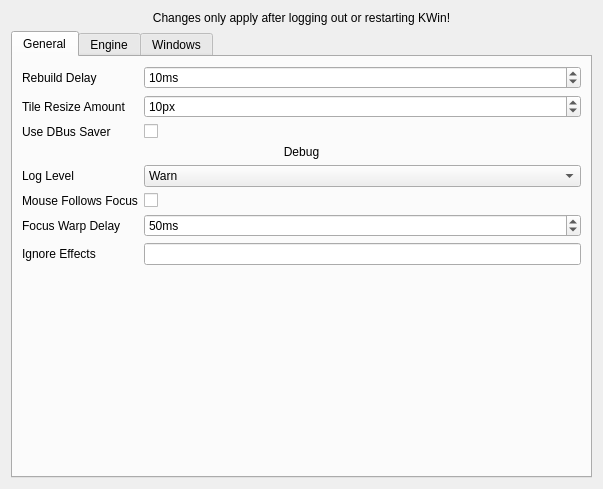
<?xml version="1.0" encoding="UTF-8"?>
<ui version="4.0">
 <class>KWin::FoloniumConfigForm</class>
 <widget class="QWidget" name="KWin::FoloniumConfigForm">
  <property name="geometry">
   <rect>
    <x>0</x>
    <y>0</y>
    <width>603</width>
    <height>489</height>
   </rect>
  </property>
  <property name="windowTitle">
   <string>Folonium</string>
  </property>
  <layout class="QGridLayout" name="gridLayout">
   <item row="2" column="1">
    <layout class="QVBoxLayout" name="verticalLayout">
     <item>
      <widget class="QTabWidget" name="tabWidget">
       <property name="currentIndex">
        <number>0</number>
       </property>
       <widget class="QWidget" name="General">
        <attribute name="title">
         <string>General</string>
        </attribute>
        <layout class="QGridLayout" name="gridLayout_10">
         <item row="9" column="2" colspan="2">
          <spacer name="generalSpacer">
           <property name="orientation">
            <enum>Qt::Orientation::Vertical</enum>
           </property>
           <property name="sizeHint" stdset="0">
            <size>
             <width>20</width>
             <height>40</height>
            </size>
           </property>
          </spacer>
         </item>
         <item row="5" column="2">
          <widget class="QLabel" name="mouseFollowsFocusLabel">
           <property name="text">
            <string>Mouse Follows Focus</string>
           </property>
          </widget>
         </item>
         <item row="5" column="3">
          <widget class="QCheckBox" name="kcfg_MouseFollowsFocus">
           <property name="text">
            <string/>
           </property>
          </widget>
         </item>
         <item row="6" column="2">
          <widget class="QLabel" name="mouseFollowsFocusDelayLabel">
           <property name="text">
            <string>Focus Warp Delay</string>
           </property>
          </widget>
         </item>
         <item row="6" column="3">
          <widget class="QSpinBox" name="kcfg_MouseFollowsFocusDelay">
           <property name="suffix">
            <string>ms</string>
           </property>
           <property name="minimum">
            <number>0</number>
           </property>
           <property name="maximum">
            <number>2000</number>
           </property>
           <property name="value">
            <number>50</number>
           </property>
          </widget>
         </item>
         <item row="7" column="2">
          <widget class="QLabel" name="mouseFollowsFocusIgnoreEffectsLabel">
           <property name="text">
            <string>Ignore Effects</string>
           </property>
          </widget>
         </item>
         <item row="7" column="3">
          <widget class="QLineEdit" name="kcfg_MouseFollowsFocusIgnoreEffects"/>
         </item>
         <item row="2" column="3">
          <widget class="QCheckBox" name="kcfg_UseDBusSaver">
           <property name="text">
            <string/>
           </property>
          </widget>
         </item>
         <item row="0" column="2">
          <widget class="QLabel" name="rebuildDelayLabel">
           <property name="text">
            <string>Rebuild Delay</string>
           </property>
          </widget>
         </item>
         <item row="4" column="3">
          <widget class="QComboBox" name="kcfg_LogLevel">
           <property name="currentIndex">
            <number>1</number>
           </property>
           <item>
            <property name="text">
             <string>Error</string>
            </property>
           </item>
           <item>
            <property name="text">
             <string>Warn</string>
            </property>
           </item>
           <item>
            <property name="text">
             <string>Log</string>
            </property>
           </item>
           <item>
            <property name="text">
             <string>Debug</string>
            </property>
           </item>
          </widget>
         </item>
         <item row="2" column="2">
          <widget class="QLabel" name="useDBusSaver">
           <property name="text">
            <string>Use DBus Saver</string>
           </property>
          </widget>
         </item>
         <item row="0" column="3">
          <widget class="QSpinBox" name="kcfg_RebuildDelay">
           <property name="suffix">
            <string>ms</string>
           </property>
           <property name="minimum">
            <number>1</number>
           </property>
           <property name="maximum">
            <number>1000</number>
           </property>
           <property name="value">
            <number>10</number>
           </property>
          </widget>
         </item>
         <item row="1" column="3">
          <widget class="QSpinBox" name="kcfg_TileResizeAmount">
           <property name="suffix">
            <string>px</string>
           </property>
           <property name="minimum">
            <number>1</number>
           </property>
           <property name="maximum">
            <number>1000</number>
           </property>
           <property name="value">
            <number>10</number>
           </property>
          </widget>
         </item>
         <item row="4" column="2">
          <widget class="QLabel" name="logLevelLabel">
           <property name="text">
            <string>Log Level</string>
           </property>
          </widget>
         </item>
         <item row="1" column="2">
          <widget class="QLabel" name="tileResizeAmountLabel">
           <property name="text">
            <string>Tile Resize Amount</string>
           </property>
          </widget>
         </item>
         <item row="3" column="2" colspan="2">
          <widget class="QLabel" name="debugTitle">
           <property name="sizePolicy">
            <sizepolicy hsizetype="Expanding" vsizetype="Fixed">
             <horstretch>0</horstretch>
             <verstretch>0</verstretch>
            </sizepolicy>
           </property>
           <property name="text">
            <string>Debug</string>
           </property>
           <property name="alignment">
            <set>Qt::AlignmentFlag::AlignCenter</set>
           </property>
          </widget>
         </item>
        </layout>
       </widget>
       <widget class="QWidget" name="Engine">
        <attribute name="title">
         <string>Engine</string>
        </attribute>
        <layout class="QVBoxLayout" name="engineLayout">
         <item>
          <widget class="QLabel" name="customLayoutInfoLabel">
           <property name="text">
            <string>Custom layouts: each tab is a layout set. Write one or more layouts separated by spaces or newlines. L1 is the default; pick another set from the layout menu. If the selected set has no layout for the current window count, the windows stay floating.</string>
           </property>
           <property name="wordWrap">
            <bool>true</bool>
           </property>
          </widget>
         </item>
         <item>
          <widget class="QTabWidget" name="customLayoutTabs">
           <property name="currentIndex">
            <number>0</number>
           </property>
           <widget class="QWidget" name="customLayoutTab1">
            <attribute name="title">
             <string>L1</string>
            </attribute>
            <layout class="QVBoxLayout" name="customLayoutTabLayout1">
             <item>
              <widget class="QPlainTextEdit" name="kcfg_CustomLayout1">
               <property name="minimumSize">
                <size>
                 <width>0</width>
                 <height>144</height>
                </size>
               </property>
               <property name="placeholderText">
                <string>One or more layouts, separated by spaces or newlines.&#10;Example: [1 2]</string>
               </property>
               <property name="tabChangesFocus">
                <bool>true</bool>
               </property>
              </widget>
             </item>
            </layout>
           </widget>
           <widget class="QWidget" name="customLayoutTab2">
            <attribute name="title">
             <string>L2</string>
            </attribute>
            <layout class="QVBoxLayout" name="customLayoutTabLayout2">
             <item>
              <widget class="QPlainTextEdit" name="kcfg_CustomLayout2">
               <property name="minimumSize">
                <size>
                 <width>0</width>
                 <height>144</height>
                </size>
               </property>
               <property name="placeholderText">
                <string>One or more layouts, separated by spaces or newlines.&#10;Example: [1 2]</string>
               </property>
               <property name="tabChangesFocus">
                <bool>true</bool>
               </property>
              </widget>
             </item>
            </layout>
           </widget>
           <widget class="QWidget" name="customLayoutTab3">
            <attribute name="title">
             <string>L3</string>
            </attribute>
            <layout class="QVBoxLayout" name="customLayoutTabLayout3">
             <item>
              <widget class="QPlainTextEdit" name="kcfg_CustomLayout3">
               <property name="minimumSize">
                <size>
                 <width>0</width>
                 <height>144</height>
                </size>
               </property>
               <property name="placeholderText">
                <string>One or more layouts, separated by spaces or newlines.&#10;Example: [1 2]</string>
               </property>
               <property name="tabChangesFocus">
                <bool>true</bool>
               </property>
              </widget>
             </item>
            </layout>
           </widget>
           <widget class="QWidget" name="customLayoutTab4">
            <attribute name="title">
             <string>L4</string>
            </attribute>
            <layout class="QVBoxLayout" name="customLayoutTabLayout4">
             <item>
              <widget class="QPlainTextEdit" name="kcfg_CustomLayout4">
               <property name="minimumSize">
                <size>
                 <width>0</width>
                 <height>144</height>
                </size>
               </property>
               <property name="placeholderText">
                <string>One or more layouts, separated by spaces or newlines.&#10;Example: [1 2]</string>
               </property>
               <property name="tabChangesFocus">
                <bool>true</bool>
               </property>
              </widget>
             </item>
            </layout>
           </widget>
           <widget class="QWidget" name="customLayoutTab5">
            <attribute name="title">
             <string>L5</string>
            </attribute>
            <layout class="QVBoxLayout" name="customLayoutTabLayout5">
             <item>
              <widget class="QPlainTextEdit" name="kcfg_CustomLayout5">
               <property name="minimumSize">
                <size>
                 <width>0</width>
                 <height>144</height>
                </size>
               </property>
               <property name="placeholderText">
                <string>One or more layouts, separated by spaces or newlines.&#10;Example: [1 2]</string>
               </property>
               <property name="tabChangesFocus">
                <bool>true</bool>
               </property>
              </widget>
             </item>
            </layout>
           </widget>
           <widget class="QWidget" name="customLayoutTab6">
            <attribute name="title">
             <string>L6</string>
            </attribute>
            <layout class="QVBoxLayout" name="customLayoutTabLayout6">
             <item>
              <widget class="QPlainTextEdit" name="kcfg_CustomLayout6">
               <property name="minimumSize">
                <size>
                 <width>0</width>
                 <height>144</height>
                </size>
               </property>
               <property name="placeholderText">
                <string>One or more layouts, separated by spaces or newlines.&#10;Example: [1 2]</string>
               </property>
               <property name="tabChangesFocus">
                <bool>true</bool>
               </property>
              </widget>
             </item>
            </layout>
           </widget>
           <widget class="QWidget" name="customLayoutTab7">
            <attribute name="title">
             <string>L7</string>
            </attribute>
            <layout class="QVBoxLayout" name="customLayoutTabLayout7">
             <item>
              <widget class="QPlainTextEdit" name="kcfg_CustomLayout7">
               <property name="minimumSize">
                <size>
                 <width>0</width>
                 <height>144</height>
                </size>
               </property>
               <property name="placeholderText">
                <string>One or more layouts, separated by spaces or newlines.&#10;Example: [1 2]</string>
               </property>
               <property name="tabChangesFocus">
                <bool>true</bool>
               </property>
              </widget>
             </item>
            </layout>
           </widget>
           <widget class="QWidget" name="customLayoutTab8">
            <attribute name="title">
             <string>L8</string>
            </attribute>
            <layout class="QVBoxLayout" name="customLayoutTabLayout8">
             <item>
              <widget class="QPlainTextEdit" name="kcfg_CustomLayout8">
               <property name="minimumSize">
                <size>
                 <width>0</width>
                 <height>144</height>
                </size>
               </property>
               <property name="placeholderText">
                <string>One or more layouts, separated by spaces or newlines.&#10;Example: [1 2]</string>
               </property>
               <property name="tabChangesFocus">
                <bool>true</bool>
               </property>
              </widget>
             </item>
            </layout>
           </widget>
           <widget class="QWidget" name="customLayoutTab9">
            <attribute name="title">
             <string>L9</string>
            </attribute>
            <layout class="QVBoxLayout" name="customLayoutTabLayout9">
             <item>
              <widget class="QPlainTextEdit" name="kcfg_CustomLayout9">
               <property name="minimumSize">
                <size>
                 <width>0</width>
                 <height>144</height>
                </size>
               </property>
               <property name="placeholderText">
                <string>One or more layouts, separated by spaces or newlines.&#10;Example: [1 2]</string>
               </property>
               <property name="tabChangesFocus">
                <bool>true</bool>
               </property>
              </widget>
             </item>
            </layout>
           </widget>
          </widget>
         </item>
         <item>
          <widget class="QLabel" name="customRatiosLabel">
           <property name="text">
            <string>Shared split ratios. Two-child options apply to [1 1], [1 2], [1 3] and the stacks in [2 2]; three-child options apply to [1 1 1] and the stack in [1 3].</string>
           </property>
           <property name="wordWrap">
            <bool>true</bool>
           </property>
          </widget>
         </item>
         <item>
          <widget class="QPlainTextEdit" name="kcfg_CustomRatios">
           <property name="minimumSize">
            <size>
             <width>0</width>
             <height>72</height>
            </size>
           </property>
           <property name="placeholderText">
            <string>2:1 3:2 1:1 2:3 1:2&#10;1:1:1 2:1:1 1:2:1 1:1:2</string>
           </property>
           <property name="tabChangesFocus">
            <bool>true</bool>
           </property>
          </widget>
         </item>
         <item>
          <spacer name="engineVerticalSpacer">
           <property name="orientation">
            <enum>Qt::Orientation::Vertical</enum>
           </property>
           <property name="sizeHint" stdset="0">
            <size>
             <width>20</width>
             <height>20</height>
            </size>
           </property>
          </spacer>
         </item>
        </layout>
       </widget>
       <widget class="QWidget" name="Windows">
        <attribute name="title">
         <string>Windows</string>
        </attribute>
        <layout class="QGridLayout" name="gridLayout_5">
         <item row="3" column="2">
          <widget class="QLineEdit" name="kcfg_IgnoreWindowCaptions"/>
         </item>
         <item row="7" column="0">
          <widget class="QLabel" name="bordersLabel">
           <property name="text">
            <string>Borders</string>
           </property>
          </widget>
         </item>
         <item row="10" column="2">
          <widget class="QComboBox" name="kcfg_WindowDragPolicy">
           <property name="currentIndex">
            <number>1</number>
           </property>
           <item>
            <property name="text">
             <string>Always Tile</string>
            </property>
           </item>
           <item>
            <property name="text">
             <string>Only Retile</string>
            </property>
           </item>
           <item>
            <property name="text">
             <string>Never Tile</string>
            </property>
           </item>
          </widget>
         </item>
         <item row="10" column="0">
          <widget class="QLabel" name="windowDragPolicyLabel">
           <property name="text">
            <string>Window Dragging Policy</string>
           </property>
          </widget>
         </item>
         <item row="0" column="0" colspan="3">
          <widget class="QLabel" name="regexInfoLabel">
           <property name="sizePolicy">
            <sizepolicy hsizetype="Expanding" vsizetype="Fixed">
             <horstretch>0</horstretch>
             <verstretch>0</verstretch>
            </sizepolicy>
           </property>
           <property name="text">
            <string>All text fields accept regex. Read manual for more details.</string>
           </property>
           <property name="alignment">
            <set>Qt::AlignmentFlag::AlignCenter</set>
           </property>
          </widget>
         </item>
         <item row="8" column="0">
          <widget class="QLabel" name="tiledWindowsBelowLabel">
           <property name="text">
            <string>Place Tiled Windows Below</string>
           </property>
          </widget>
         </item>
         <item row="9" column="2">
          <widget class="QCheckBox" name="kcfg_TilePopups">
           <property name="text">
            <string/>
           </property>
          </widget>
         </item>
         <item row="2" column="2">
          <widget class="QLineEdit" name="kcfg_IgnoreWindowClasses">
           <property name="text">
            <string>krunner, yakuake, kded, polkit, plasmashell, xwaylandvideobridge, kwin_wayland</string>
           </property>
          </widget>
         </item>
         <item row="11" column="0">
          <widget class="QLabel" name="dragRetilePointLabel">
           <property name="text">
            <string>Drag Retile Point</string>
           </property>
          </widget>
         </item>
         <item row="11" column="2">
          <widget class="QComboBox" name="kcfg_DragRetilePoint">
           <item>
            <property name="text">
             <string>Mouse Cursor</string>
            </property>
           </item>
           <item>
            <property name="text">
             <string>Window Center</string>
            </property>
           </item>
           <item>
            <property name="text">
             <string>Window Topbar</string>
            </property>
           </item>
          </widget>
         </item>
         <item row="12" column="0">
          <widget class="QLabel" name="dragWindowSizePercentLabel">
           <property name="text">
            <string>Dragged Window Size (%)</string>
           </property>
          </widget>
         </item>
         <item row="12" column="2">
          <widget class="QSpinBox" name="kcfg_DragWindowSizePercent">
           <property name="minimum">
            <number>10</number>
           </property>
           <property name="maximum">
            <number>100</number>
           </property>
           <property name="value">
            <number>100</number>
           </property>
          </widget>
         </item>
         <item row="13" column="0">
          <widget class="QLabel" name="minWindowSizeLabel">
           <property name="text">
            <string>Minimum Window Size (px)</string>
           </property>
          </widget>
         </item>
         <item row="13" column="2">
          <widget class="QSpinBox" name="kcfg_MinWindowSize">
           <property name="minimum">
            <number>0</number>
           </property>
           <property name="maximum">
            <number>2000</number>
           </property>
           <property name="singleStep">
            <number>10</number>
           </property>
           <property name="value">
            <number>200</number>
           </property>
           <property name="toolTip">
            <string>Windows smaller than this in either dimension are never tiled. Set to 0 to disable.</string>
           </property>
          </widget>
         </item>
         <item row="14" column="0">
          <widget class="QLabel" name="floatingSpawnPointLabel">
           <property name="text">
            <string>Floating Window Spawn Point</string>
           </property>
          </widget>
         </item>
         <item row="14" column="2">
          <widget class="QComboBox" name="kcfg_FloatingSpawnPoint">
           <item>
            <property name="text">
             <string>KWin Default</string>
            </property>
           </item>
           <item>
            <property name="text">
             <string>Top Left</string>
            </property>
           </item>
           <item>
            <property name="text">
             <string>Top</string>
            </property>
           </item>
           <item>
            <property name="text">
             <string>Top Right</string>
            </property>
           </item>
           <item>
            <property name="text">
             <string>Left</string>
            </property>
           </item>
           <item>
            <property name="text">
             <string>Center</string>
            </property>
           </item>
           <item>
            <property name="text">
             <string>Right</string>
            </property>
           </item>
           <item>
            <property name="text">
             <string>Bottom Left</string>
            </property>
           </item>
           <item>
            <property name="text">
             <string>Bottom</string>
            </property>
           </item>
           <item>
            <property name="text">
             <string>Bottom Right</string>
            </property>
           </item>
          </widget>
         </item>
         <item row="15" column="0" colspan="3">
          <spacer name="windowsVerticalSpacer">
           <property name="orientation">
            <enum>Qt::Orientation::Vertical</enum>
           </property>
           <property name="sizeHint" stdset="0">
            <size>
             <width>20</width>
             <height>40</height>
            </size>
           </property>
          </spacer>
         </item>
         <item row="7" column="2">
          <widget class="QComboBox" name="kcfg_Borders">
           <property name="minimumSize">
            <size>
             <width>200</width>
             <height>32</height>
            </size>
           </property>
           <property name="currentIndex">
            <number>4</number>
           </property>
           <item>
            <property name="text">
             <string>No Borders</string>
            </property>
           </item>
           <item>
            <property name="text">
             <string>Border Floating Only</string>
            </property>
           </item>
           <item>
            <property name="text">
             <string>Border Active Only</string>
            </property>
           </item>
           <item>
            <property name="text">
             <string>Border Floating/Active</string>
            </property>
           </item>
           <item>
            <property name="text">
             <string>Border All</string>
            </property>
           </item>
          </widget>
         </item>
         <item row="8" column="2">
          <widget class="QCheckBox" name="kcfg_TiledWindowsBelow">
           <property name="text">
            <string/>
           </property>
           <property name="checked">
            <bool>true</bool>
           </property>
          </widget>
         </item>
         <item row="6" column="0">
          <widget class="QLabel" name="rawRegexLabel">
           <property name="text">
            <string>Use Raw Regex</string>
           </property>
          </widget>
         </item>
         <item row="9" column="0">
          <widget class="QLabel" name="tilePopupsLabel">
           <property name="text">
            <string>Tile Popup Windows</string>
           </property>
          </widget>
         </item>
         <item row="2" column="0">
          <widget class="QLabel" name="ignoreWindowClassesLabel">
           <property name="text">
            <string>Ignore Window Classes</string>
           </property>
          </widget>
         </item>
         <item row="6" column="2">
          <widget class="QCheckBox" name="kcfg_RawRegex">
           <property name="text">
            <string/>
           </property>
          </widget>
         </item>
         <item row="3" column="0">
          <widget class="QLabel" name="ignoreWindowCaptionsLabel">
           <property name="text">
            <string>Ignore Window Captions</string>
           </property>
          </widget>
         </item>
         <item row="4" column="0">
          <widget class="QLabel" name="untileWindowClassesLabel">
           <property name="text">
            <string>Untile Window Classes</string>
           </property>
          </widget>
         </item>
         <item row="5" column="0">
          <widget class="QLabel" name="untileWindowCaptionsLabel">
           <property name="text">
            <string>Untile Window Captions</string>
           </property>
          </widget>
         </item>
         <item row="4" column="2">
          <widget class="QLineEdit" name="kcfg_UntileWindowClasses"/>
         </item>
         <item row="5" column="2">
          <widget class="QLineEdit" name="kcfg_UntileWindowCaptions"/>
         </item>
        </layout>
       </widget>
      </widget>
     </item>
    </layout>
   </item>
   <item row="0" column="1">
    <widget class="QLabel" name="label">
     <property name="text">
      <string>Changes only apply after logging out or restarting KWin!</string>
     </property>
     <property name="alignment">
      <set>Qt::AlignmentFlag::AlignCenter</set>
     </property>
    </widget>
   </item>
  </layout>
 </widget>
 <resources/>
 <connections/>
</ui>
